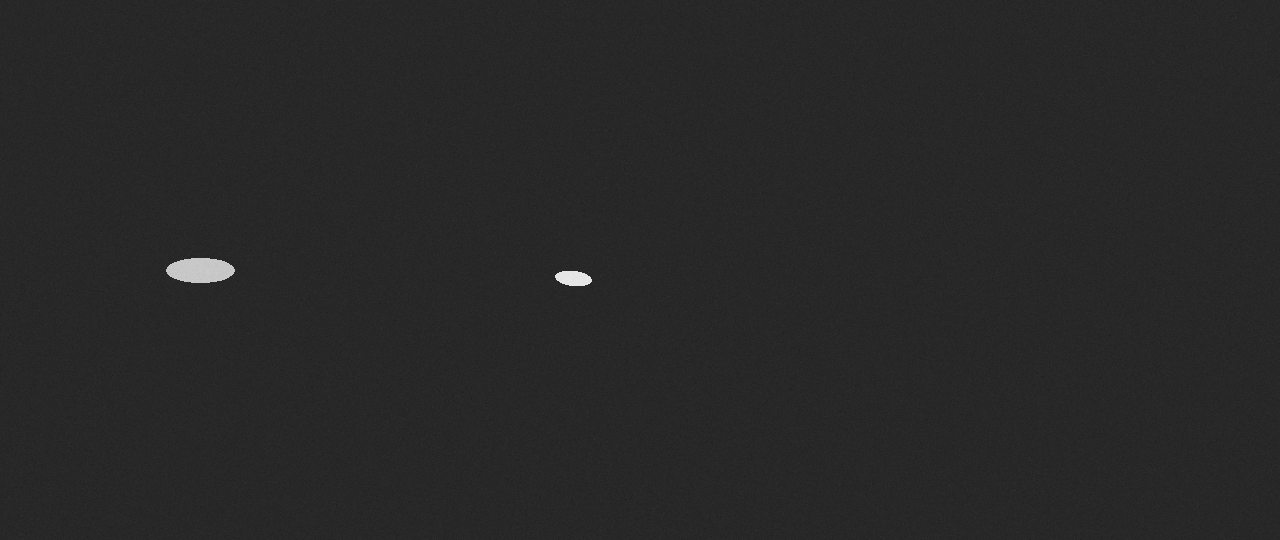
#> input picture _selftest/seq/frame_00008.tif, 1280 x 540 px
$ python roi_tool.py --video _selftest/seq/frame_00008.tif
#> lines starting #> are read from the running program, lines starting #| are printed output that depends on the picture; after the words box and inside, x2 and y2 are one past the last pixel; in counts of white or black regions, pixels touching at a corner belong together
### analysis.py
# -*- coding: utf-8 -*-
"""
斑马鱼社交偏好测试 (Social Preference Test) 视频 / 图像序列分析
================================================================

从 Pylon Viewer 录制的视频或图像序列中追踪单条实验鱼，计算社交偏好指数 (SPI)。

SPI = (社交区停留时间 - 非社交区停留时间) / (社交区停留时间 + 非社交区停留时间)

取值范围 [-1, 1]：+1 表示完全偏好社交侧，-1 表示完全避开，0 表示无偏好。

处理流程
--------
1. 读取：视频文件，或一个装有序号图像的目录（自动识别、按自然序排列）。
2. 预处理（可选，全部在内存中完成，不写中间文件）：
     裁剪缩放 -> 光照不均校正 -> 降噪 -> CLAHE 对比度增强
3. 时间中位数背景建模。刺激鱼/静止物体若在绝大多数帧中存在，会被并入背景而
   从前景里消失，因此无需额外做目标分类即可自动排除。
4. 前景 = |当前帧 - 背景| >= 阈值，形态学开闭去噪。
5. 连通域分析；用膨胀把断开的鱼头/鱼尾合并，选面积最大的连通域作为实验鱼。
6. 由质心序列得到轨迹；用 minAreaRect 长宽比判定朝向轴，用运动方向定鱼头。
7. 依据质心落在哪个 ROI 累加停留时间，输出逐帧表与汇总表。

坐标约定
--------
所有 ROI、标定长度、`--crop` 都用**原始图像**的像素坐标（左上为原点）给出，
与你在图像查看器里量到的一致。若启用了裁剪/缩放，程序内部自动换算，
输出的质心坐标也换算回原始坐标系。

用法示例
--------
    # 视频，自动按三等分划分社交/中性/非社交区
    python analysis.py --video test.mp4

    # 图像序列（Pylon 导出的 .tif 序号图），并启用完整预处理
    python analysis.py --video ./seq_dir --fps 30 \
        --crop 0,0,1920,1080 --resize-scale 0.5 \
        --illum-correct --denoise median --clahe

    # 显式指定 ROI 与真实尺度
    python analysis.py --video seq_dir --fps 30 \
        --social 40,60,300,540 --nonsocial 1620,60,1880,540 \
        --calibration-line 40,60,300,60 --calibration-mm 60

    # 批量处理某目录下所有输入，共用一份 ROI/预处理配置
    python analysis.py --video-dir ./data --pattern "*.tif" \
        --config roi.json --out results/

配置文件 (JSON) 中可写任意同名参数，命令行参数优先级更高。
"""

from __future__ import annotations

import argparse
import csv
import glob
import json
import math
import os
import re
import sys

import cv2
import numpy as np

# 视为图像序列的扩展名
IMAGE_EXTS = (".tif", ".tiff", ".png", ".bmp", ".jpg", ".jpeg",
              ".pgm", ".ppm", ".pbm")
VIDEO_EXTS = (".mp4", ".avi", ".mov", ".mkv", ".wmv", ".mjpg")


# --------------------------------------------------------------------------
# 参数定义
# --------------------------------------------------------------------------


# [99 lines left out: function build_parser, not called in this run]


# --------------------------------------------------------------------------
# 参数解析：配置文件 + 命令行合并
# --------------------------------------------------------------------------

_CONFIG_KEYS = (
    "social", "nonsocial", "mask", "mm_per_px", "calibration_line",
    "calibration_mm", "fps", "thresh", "thresh_method", "mad_k",
    "min_area", "max_area", "bg_frames", "merge_kernel", "smooth",
    "jump_limit", "max_gap", "heading_decay",
    # 预处理
    "crop", "resize", "resize_scale", "illum_correct", "illum_sigma",
    "denoise", "denoise_ksize", "clahe", "clahe_clip", "clahe_grid",
)


# [132 lines left out: functions load_args, parse_rect, parse_line, parse_size, resolve_mm_per_px, natural_key and 3 more, not called in this run]


# --------------------------------------------------------------------------
# 帧源：视频 与 图像序列 统一接口
# --------------------------------------------------------------------------


class VideoSource:
    """顺序读取视频文件。"""

    kind = "video"

    def __init__(self, path: str, fps_override: float | None):
        self.path = path
        self._fps_override = fps_override
        self.cap = cv2.VideoCapture(path)
        if not self.cap.isOpened():
            raise SystemExit(f"[错误] 无法打开视频: {path}")

        self.fps = fps_override or self.cap.get(cv2.CAP_PROP_FPS)
        if not self.fps or self.fps <= 0 or math.isnan(self.fps):
            print(f"[警告] {os.path.basename(path)} 帧率无效，回退为 30 fps",
                  file=sys.stderr)
            self.fps = 30.0

        self.n_frames = int(self.cap.get(cv2.CAP_PROP_FRAME_COUNT))
        self.width = int(self.cap.get(cv2.CAP_PROP_FRAME_WIDTH))
        self.height = int(self.cap.get(cv2.CAP_PROP_FRAME_HEIGHT))

    # [8 lines left out: function frames, not called in this run]

    def read_frame(self, index: int):
        self.cap.set(cv2.CAP_PROP_POS_FRAMES, index)
        ok, frame = self.cap.read()
        if not ok:
            return None
        if frame.ndim == 3:
            frame = cv2.cvtColor(frame, cv2.COLOR_BGR2GRAY)
        return frame

    # [12 lines left out: function rewind, not called in this run]

    def release(self):
        self.cap.release()


class ImageSequenceSource:
    """把一个目录中的图像文件当作视频逐帧读取。"""

    kind = "image-sequence"

    # [20 lines left out: function __init__, not called in this run]

    def _load(self, i: int):
        return imread_gray(self.files[i], self._scale)

    # [10 lines left out: functions frames, read_frame, not called in this run]

    def rewind(self):
        pass

    def release(self):
        pass


def open_source(path: str, args) -> VideoSource | ImageSequenceSource:
    """按路径类型自动选择视频或图像序列。"""
    if os.path.isdir(path):
        return ImageSequenceSource(path, args.fps, args.pattern)
    return VideoSource(path, args.fps)


# --------------------------------------------------------------------------
# 预处理（内存中执行，不写中间文件）
# --------------------------------------------------------------------------


class Preprocessor:
    """
    裁剪缩放 -> 光照不均校正 -> 降噪 -> CLAHE。

    ROI / 标定 / --crop 都按原始图像坐标给出，这里负责换算到预处理后的
    工作分辨率，并把检测到的坐标换算回原始坐标系。
    """

    # [51 lines left out: function __init__, not called in this run]

    # -- 坐标与尺度换算 --
    def to_original(self, x: float, y: float) -> tuple[float, float]:
        """预处理工作坐标 -> 原始图像坐标。"""
        return x / self.sx + self.ox, y / self.sy + self.oy

    def area_scale(self) -> float:
        """面积换算系数：预处理像素面积 / 原始像素面积。"""
        return self.sx * self.sy

    def length_scale(self) -> float:
        """长度换算系数（近似各向同性）。"""
        return math.sqrt(self.area_scale())

    # [57 lines left out: functions apply_geometry_only, _illum_correct, _denoise, apply, describe, not called in this run]


class PreprocessedSource:
    """在帧源之上套一层预处理，对外提供与原帧源相同的接口。"""

    # [10 lines left out: function __init__, not called in this run]

    def frames(self):
        for f in self.raw.frames():
            yield self.prep.apply(f)

    def read_frame(self, index: int):
        f = self.raw.read_frame(index)
        return None if f is None else self.prep.apply(f)

    def rewind(self):
        self.raw.rewind()

    def release(self):
        self.raw.release()


# --------------------------------------------------------------------------
# 背景建模与阈值
# --------------------------------------------------------------------------


# [48 lines left out: functions build_background, compute_threshold, not called in this run]


# --------------------------------------------------------------------------
# 逐帧目标检测
# --------------------------------------------------------------------------


class Detector:
    """从背景差分中提取实验鱼的质心与外观。工作在预处理后的分辨率。"""

    # [187 lines left out: functions __init__, foreground, detect, smooth_track, reject_jumps, interpolate_gaps and 5 more, not called in this run]


def _r(v: float):
    return round(v, 3) if not math.isnan(v) else "NaN"


# --------------------------------------------------------------------------
# 单输入主流程
# --------------------------------------------------------------------------


# [361 lines left out: functions analyze_video, _write_debug_video, _write_previews, collect_inputs, main, not called in this run]


# [2 lines that do not run on import are left out]

### roi_tool.py
#!/usr/bin/env python
# -*- coding: utf-8 -*-
"""
ROI 交互标定工具 —— 给 analysis.py 手动框选社交区 / 非社交区。

用法：
    python roi_tool.py --video rec/trial1.avi --out roi_config.json
    python roi_tool.py --video frames/ --fps 30 --out roi_config.json
    python roi_tool.py --video rec/trial1.avi --config roi_config.json  # 载入已有配置再微调

交互：
    鼠标左键拖拽          在当前模式下画一个矩形
    1 / 2                 切换当前编辑的区域：1=社交区(绿) 2=非社交区(红)
    滑块 或 a / d         前后翻帧，挑一张清晰的来标
    u                     清除当前区域
    r                     清除全部
    s                     保存到 --out 指定的 JSON
    q / ESC               退出（有未保存修改会提示）

坐标一律基于**原始图像像素**（左上为原点，与 analysis.py 的 --social /
--nonsocial 完全一致），因此与 --crop / 预处理无关，可直接复用。

输出 JSON 可直接喂给分析程序：
    python analysis.py --video rec/trial1.avi --config roi_config.json --out results/
"""

from __future__ import annotations

import argparse
import ctypes
import json
import os
import sys
from types import SimpleNamespace

import cv2
import numpy as np

import analysis          # 复用其帧源（视频 / 图像序列 / 16 位 TIFF 处理）

WINDOW = "ROI Tool"

# 每种 ROI 的显示颜色（BGR）
COLORS = {
    "social":    (0, 200, 0),      # 绿
    "nonsocial": (0, 0, 220),      # 红
}
MODE_KEYS = {"1": "social", "2": "nonsocial"}
MODE_HINT = {"social": "社交区 (刺激鱼一侧)", "nonsocial": "非社交区 (空白一侧)"}


# --------------------------------------------------------------------------
# 工具
# --------------------------------------------------------------------------


def screen_size() -> tuple[int, int]:
    """屏幕分辨率；取不到时给个保守默认。"""
    try:
        u = ctypes.windll.user32
        return int(u.GetSystemMetrics(0)), int(u.GetSystemMetrics(1))
    except Exception:
        return 1920, 1080


def fit_scale(w: int, h: int, max_w: int, max_h: int) -> float:
    """把 (w,h) 缩放到不超过 (max_w,max_h)，不放大。"""
    return min(1.0, max_w / w, max_h / h)


# [8 lines left out: function normalize_rect, not called in this run]


# --------------------------------------------------------------------------
# 标定器
# --------------------------------------------------------------------------


class RoiPicker:
    def __init__(self, src, out_path: str, cfg: dict):
        self.src = src
        self.out_path = out_path
        self.cfg = cfg                       # 原样保留其它键，仅回写 ROI

        self.mode = "social"
        self.rois: dict[str, tuple[int, int, int, int] | None] = {
            "social": None, "nonsocial": None,
        }
        # 从已有配置里恢复
        for k in ("social", "nonsocial"):
            v = cfg.get(k)
            if isinstance(v, (list, tuple)) and len(v) == 4:
                self.rois[k] = tuple(int(round(float(t))) for t in v)
            elif isinstance(v, str) and v.count(",") == 3:
                self.rois[k] = tuple(int(round(float(t))) for t in v.split(","))

        self.dirty = False
        self.frame_idx = 0
        self.bgr = None
        self.h = self.w = 0
        self.scale = 1.0

        # 鼠标绘制状态
        self.drawing = False
        self.start = None
        self.cur = None

        self._load_frame(0)

    # ---- 帧 ----
    def _load_frame(self, idx: int):
        idx = max(0, min(idx, self.src.n_frames - 1))
        raw = self.src.read_frame(idx)
        if raw is None:
            return
        self.frame_idx = idx
        if raw.ndim == 2:
            self.bgr = cv2.cvtColor(raw, cv2.COLOR_GRAY2BGR)
        else:
            self.bgr = raw.copy()
        self.h, self.w = self.bgr.shape[:2]
        sw, sh = screen_size()
        self.scale = fit_scale(self.w, self.h, sw - 120, sh - 220)

    # ---- 鼠标 ----
    # [24 lines left out: function on_mouse, not called in this run]

    # ---- 绘制 ----
    def render(self) -> np.ndarray:
        vis = self.bgr.copy()

        # 参考线：中心十字
        cv2.line(vis, (self.w // 2, 0), (self.w // 2, self.h - 1), (60, 60, 60), 1)
        cv2.line(vis, (0, self.h // 2), (self.w - 1, self.h // 2), (60, 60, 60), 1)

        for name, rect in self.rois.items():
            if not rect:
                continue
            c = COLORS[name]
            thick = 3 if name == self.mode else 2
            cv2.rectangle(vis, rect[:2], rect[2:], c, thick)
            label = f"{name} {rect[0]},{rect[1]},{rect[2]},{rect[3]}"
            ty = rect[1] + 28 if rect[1] < self.h - 40 else rect[3] - 10
            cv2.putText(vis, label, (rect[0] + 8, ty),
                        cv2.FONT_HERSHEY_SIMPLEX, 0.8, c, 2, cv2.LINE_AA)

        # 正在拖拽的矩形
        if self.drawing and self.start and self.cur:
            cv2.rectangle(vis, self.start, self.cur, (0, 255, 255), 2)

        # HUD
        hud = [
            f"frame {self.frame_idx + 1}/{self.src.n_frames}",
            f"mode: {self.mode}  ({MODE_HINT[self.mode]})",
            "drag=draw  1=social 2=nonsocial  u=undo  r=reset  "
            "a/d=frame  s=save  q=quit",
        ]
        y = 26
        for t in hud:
            cv2.putText(vis, t, (10, y), cv2.FONT_HERSHEY_SIMPLEX, 0.7,
                        (255, 255, 255), 3, cv2.LINE_AA)   # 描边
            cv2.putText(vis, t, (10, y), cv2.FONT_HERSHEY_SIMPLEX, 0.7,
                        (30, 30, 30), 1, cv2.LINE_AA)
            y += 30

        if self.scale != 1.0:
            vis = cv2.resize(vis, (int(self.w * self.scale), int(self.h * self.scale)),
                             interpolation=cv2.INTER_AREA)
        return vis

    # ---- 保存 ----
    # [23 lines left out: function save, not called in this run]

    # ---- 主循环 ----
    def run(self):
        cv2.namedWindow(WINDOW, cv2.WINDOW_AUTOSIZE)
        cv2.setMouseCallback(WINDOW, self.on_mouse)

        # 帧滑块（帧数极多时也能跳）
        maxf = max(0, self.src.n_frames - 1)
        cv2.createTrackbar("frame", WINDOW, self.frame_idx, maxf, lambda v: None)

        print(__doc__)
        print(f"图像: {self.w}x{self.h}, 共 {self.src.n_frames} 帧")
        if self.rois["social"] or self.rois["nonsocial"]:
            print(f"已从配置载入: social={self.rois['social']}, "
                  f"nonsocial={self.rois['nonsocial']}")

        while True:
            # 滑块换帧
            bar = cv2.getTrackbarPos("frame", WINDOW)
            if bar != self.frame_idx:
                self._load_frame(bar)

            cv2.imshow(WINDOW, self.render())
            key = cv2.waitKey(20) & 0xFF

            if key in (ord("q"), 27):
                if self.dirty:
                    print("[提示] 有未保存的修改；再按 q 确认退出，或按 s 保存。")
                    self.dirty = False        # 只提示一次
                    continue
                break
            elif key == ord("s"):
                self.save()
            elif key == ord("u"):
                self.rois[self.mode] = None
                self.dirty = True
            elif key == ord("r"):
                self.rois = {"social": None, "nonsocial": None}
                self.dirty = True
            elif key == ord("a"):
                self._load_frame(self.frame_idx - 1)
                cv2.setTrackbarPos("frame", WINDOW, self.frame_idx)
            elif key == ord("d"):
                self._load_frame(self.frame_idx + 1)
                cv2.setTrackbarPos("frame", WINDOW, self.frame_idx)
            elif 0 <= key < 128 and chr(key) in MODE_KEYS:
                self.mode = MODE_KEYS[chr(key)]
                print(f"[标定] 当前编辑: {self.mode}")

        cv2.destroyAllWindows()
        return 0


# --------------------------------------------------------------------------
# 入口
# --------------------------------------------------------------------------


def build_parser() -> argparse.ArgumentParser:
    p = argparse.ArgumentParser(
        description="交互式标定 SPI 分析的 ROI，输出可被 analysis.py --config 复用。",
        formatter_class=argparse.RawDescriptionHelpFormatter,
        epilog=__doc__)
    p.add_argument("--video", required=True,
                   help="视频文件，或图像序列目录")
    p.add_argument("--pattern", default=None,
                   help="图像序列的文件通配，如 '*.tif'")
    p.add_argument("--fps", type=float, default=None,
                   help="图像序列的帧率（无元数据时必填）")
    p.add_argument("--config", default=None,
                   help="载入已有配置再微调（其它键会原样保留）")
    p.add_argument("--out", default="roi_config.json",
                   help="保存路径（默认 roi_config.json）")
    p.add_argument("--dry-run", action="store_true",
                   help="只载入首帧并打印信息，不开窗口（用于无显示环境自检）")
    return p


def main(argv=None) -> int:
    args = build_parser().parse_args(argv)

    if not os.path.exists(args.video):
        print(f"[错误] 路径不存在: {args.video}", file=sys.stderr)
        return 2

    cfg = {}
    if args.config:
        if not os.path.exists(args.config):
            print(f"[错误] 配置文件不存在: {args.config}", file=sys.stderr)
            return 2
        with open(args.config, "r", encoding="utf-8") as fh:
            cfg = json.load(fh)

    # 复用 analysis.py 的帧源：自动区分视频 / 图像序列，并处理 16 位 TIFF
    src = analysis.open_source(
        args.video, SimpleNamespace(fps=args.fps, pattern=args.pattern))

    if args.dry_run:
        raw = src.read_frame(0)
        if raw is None:
            print("[错误] 无法读取首帧", file=sys.stderr)
            return 1
        print(f"OK: {src.kind} {src.width}x{src.height}, {src.n_frames} 帧, "
              f"首帧 {raw.shape} {raw.dtype}")
        return 0

    try:
        return RoiPicker(src, args.out, cfg).run()
#> in read_frame, frame is the input picture: shape (540, 1280, 3); min 30, max 234, mean 39.9
#| 图像: 1280x540, 共 1 帧
#> in render, `cv2.line(vis, (self.w // 2, 0), (self.w // 2, self.h - 1), (60, 60, 60..`: vis: shape (540, 1280, 3); 0.08% of pixels changed, all inside (x1, y1, x2, y2) = (640, 0, 641, 540)
#> in render, `cv2.line(vis, (0, self.h // 2), (self.w - 1, self.h // 2), (60, 60, 60..`: vis: shape (540, 1280, 3); min 30, max 234, mean 40
#> after the loop in render, `for t in hud:`:
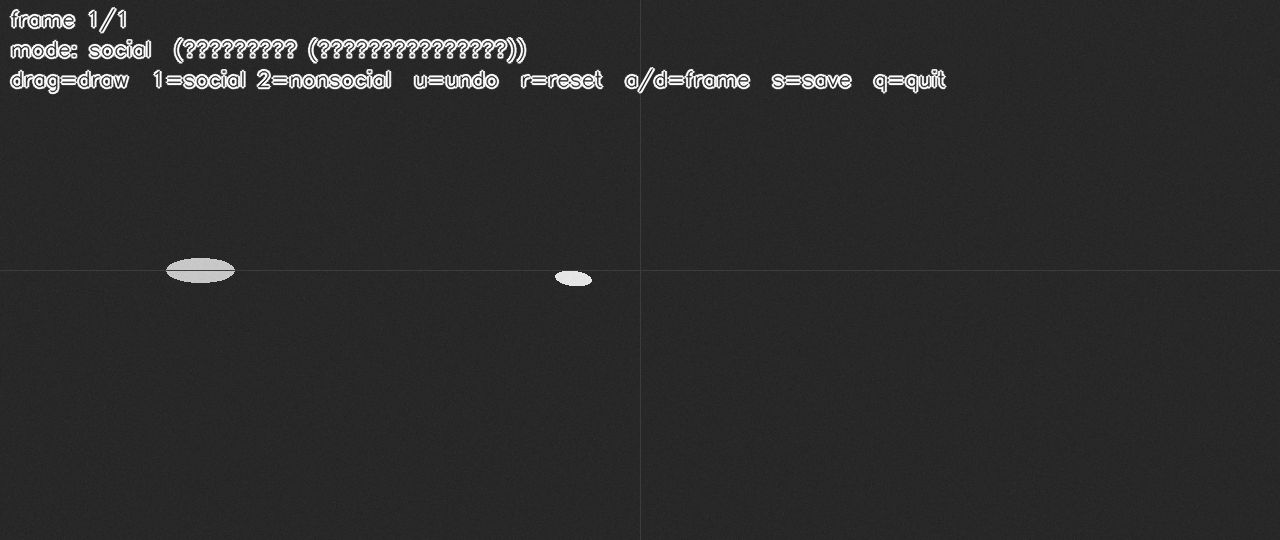
#> vis: shape (540, 1280, 3); min 30, max 255, mean 43.8
#> after the loop in render, `for t in hud:`: y = 116
#> (key q is pressed here)
    finally:
        src.release()


if __name__ == "__main__":
    raise SystemExit(main())
#> (the program exits here)
